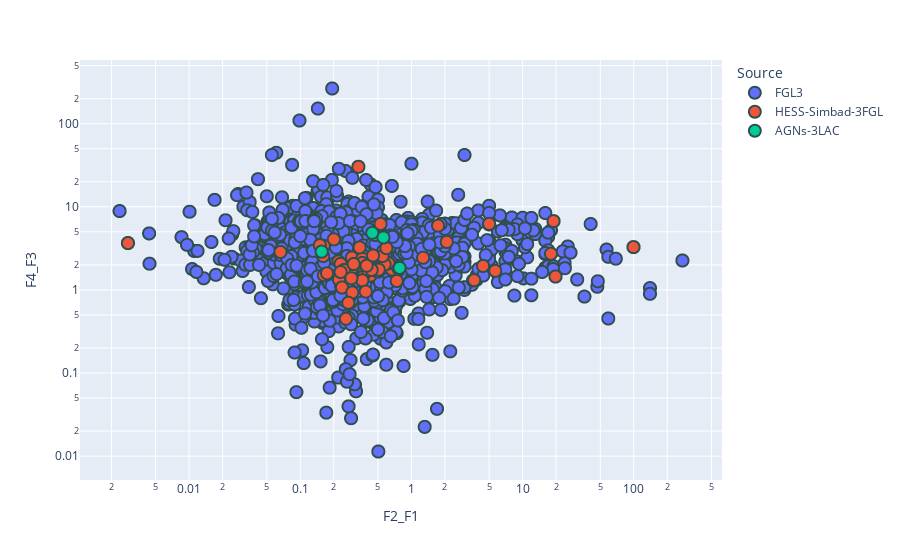

Write notebook code for a chart like this one.
### Markdown cell above
And now lets plot using Plotly:
- Flux ratios F2/F1 vs F4/F3
- In a log. scale 
- Color coded according to the Source 
- Using fancy markers 
- Adding a legend

### Code cell
fig = px.scatter(
    Data,
    x="F2_F1",
    y="F4_F3",
    log_x=True,
    log_y=True,
    color="Source",
    hover_name="TYPE",
)
fig.update_traces(
    marker=dict(size=12, line=dict(width=2, color="DarkSlateGrey")),
    selector=dict(mode="markers"),
)
fig.show()

### Figure 1 — Plotly figure (JSON) as saved in the notebook; plotly's stock layout.template omitted (floating-point values rounded to 4 significant figures; data arrays with more than 128 entries replaced by an {"elided": "..."} marker saying what was removed)
{"data": [{"hovertemplate": "<b>%{hovertext}</b><br><br>Source=FGL3<br>F2_F1=%{x}<br>F4_F3=%{y}<extra></extra>", "hovertext": {"elided": "3034 str values"}, "legendgroup": "FGL3", "marker": {"color": "#636efa", "line": {"color": "DarkSlateGrey", "width": 2}, "size": 12, "symbol": "circle"}, "mode": "markers", "name": "FGL3", "showlegend": true, "type": "scattergl", "x": {"elided": "3034 float values"}, "xaxis": "x", "y": {"elided": "3034 float values"}, "yaxis": "y"}, {"hovertemplate": "<b>%{hovertext}</b><br><br>Source=HESS-Simbad-3FGL<br>F2_F1=%{x}<br>F4_F3=%{y}<extra></extra>", "hovertext": ["gamma", "gamma", "HighMassXBin", "Pulsar", "SNRemnant", "Pulsar", "HighMassXBin", "gamma", "Pulsar", "BLLac", "Pulsar", "Pulsar", "gamma", "Pulsar", "Pulsar", "Pulsar", "gamma", "gamma", "Pulsar", "Pulsar", "gamma", "gamma", "HighMassXBin", "gamma", "gamma", "gamma", "gamma", "gamma", "gamma", "SNRemnant", "SNRemnant", "SNRemnant", "gamma", "gamma", "gamma", "gamma", "Region", "gamma", "SNRemnant", "gamma", "gamma", "SNRemnant", "gamma", "gamma", "gamma", "gamma", "SNRemnant", "gamma", "Pulsar", "Pulsar", "HighMassXBin", "SNRemnant", "SNRemnant", "Pulsar", "Pulsar", "gamma", "gamma", "Pulsar", "gamma", "gamma", "gamma", "gamma", "gamma", "gamma", "SNRemnant", "gamma", "gamma", "SNRemnant", "gamma", "BLLac", "BLLac", "BLLac"], "legendgroup": "HESS-Simbad-3FGL", "marker": {"color": "#EF553B", "line": {"color": "DarkSlateGrey", "width": 2}, "size": 12, "symbol": "circle"}, "mode": "markers", "name": "HESS-Simbad-3FGL", "showlegend": true, "type": "scattergl", "x": [0.7826, 0.5277, 0.554, 0.2203, 0.3632, 0.2891, 0.4278, 19.78, 0.6717, 0.4711, 0.3681, null, 0.2231, 0.6684, 0.2308, 0.3659, 0.4075, 0.002817, 0.06641, null, 0.2913, 0.1607, 1.274, 0.1632, 18.0, 0.2005, null, 0.1543, 0.5764, 1.738, 0.361, 0.1627, 5.672, 4.414, 0.3612, 0.2577, 0.1501, 0.6229, 5.0, null, 0.5602, 0.5743, 0.5497, 0.2473, 99.5, 0.3616, null, 0.7375, 0.3333, 0.4984, 0.2373, 0.1744, 0.5952, null, 2.077, 0.3882, 0.5079, 0.4388, 0.2939, 0.7654, 0.2308, 19, 0.3957, 0.2706, 0.3421, 0.2882, 0.4513, 3.667, 0.3023, 0.4444, 0.5595, 0.1558], "xaxis": "x", "y": [1.84, 6.223, 1.832, 2.204, 2.625, 1.795, 1.488, 1.449, 1.871, 4.58, 1.901, 2.753, 1.332, 1.76, 2.054, 1.429, 1.707, 3.66, 2.857, 3.175, 2.45, 2.559, 2.436, 1.504, 2.72, 4.055, 3.607, 3.108, 2.245, 5.936, 2.369, 3.393, 1.694, 1.941, 2.109, 0.449, 3.454, 2.09, 6.236, 5.704, 2.96, 2.023, 2.558, 1.735, 3.272, 1.302, 2.651, 1.281, 30.28, 1.658, 1.069, 1.585, 3.177, 3.477, 3.782, 0.9541, 1.752, 1.74, 0.9312, 1.801, 1.644, 6.724, 1.954, 0.7006, 3.242, 1.38, 2.594, 1.31, 2.047, 4.856, 4.273, 2.886], "yaxis": "y"}, {"hovertemplate": "<b>%{hovertext}</b><br><br>Source=AGNs-3LAC<br>F2_F1=%{x}<br>F4_F3=%{y}<extra></extra>", "hovertext": ["AGN", "AGN", "AGN", "AGN", "AGN"], "legendgroup": "AGNs-3LAC", "marker": {"color": "#00cc96", "line": {"color": "DarkSlateGrey", "width": 2}, "size": 12, "symbol": "circle"}, "mode": "markers", "name": "AGNs-3LAC", "showlegend": true, "type": "scattergl", "x": [0.7826, 0.4711, 0.4444, 0.5595, 0.1558], "xaxis": "x", "y": [1.84, 4.58, 4.856, 4.273, 2.886], "yaxis": "y"}], "layout": {"autosize": true, "legend": {"title": {"text": "Source"}, "tracegroupgap": 0}, "margin": {"t": 60}, "xaxis": {"anchor": "y", "autorange": true, "domain": [0, 1], "range": [-2.994, 2.807], "title": {"text": "F2_F1"}, "type": "log"}, "yaxis": {"anchor": "x", "autorange": true, "domain": [0, 1], "range": [-2.386, 2.865], "title": {"text": "F4_F3"}, "type": "log"}}}
